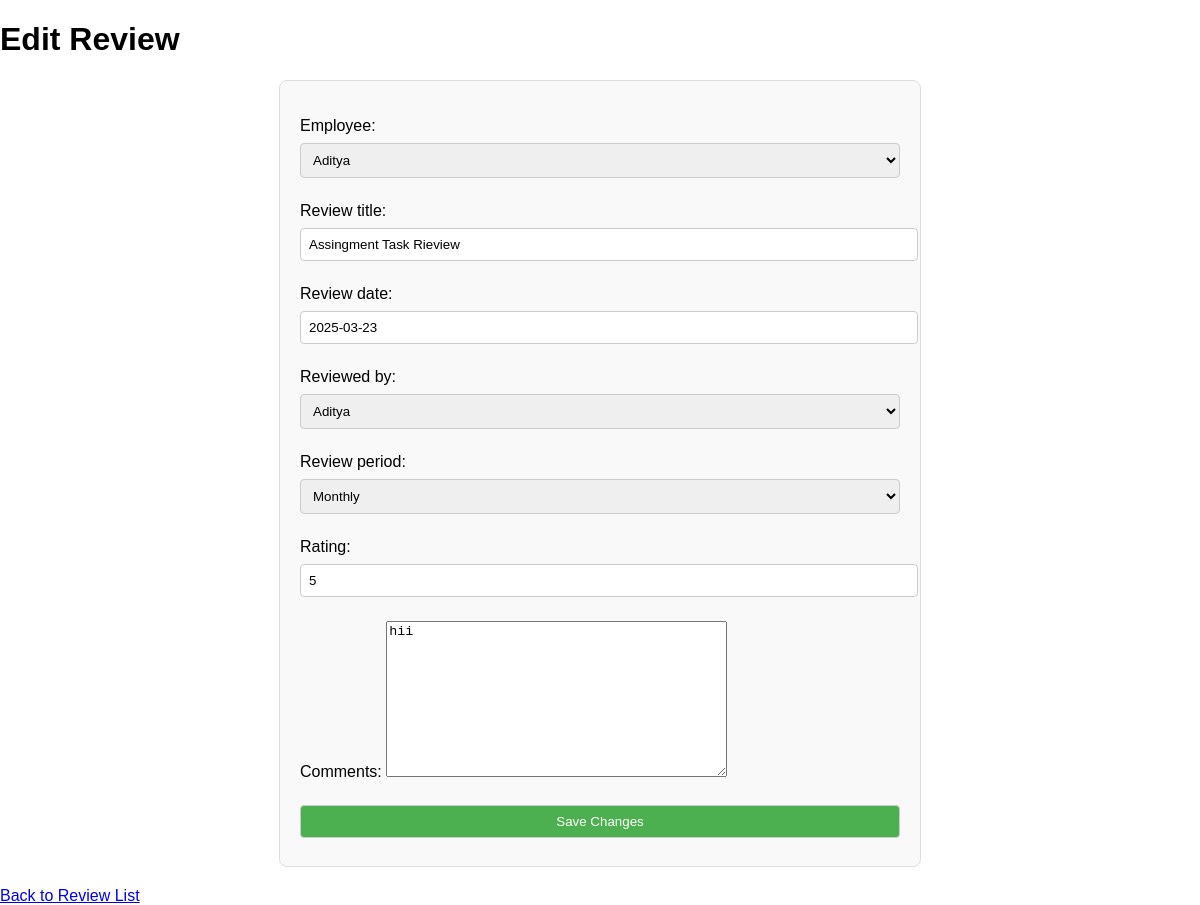
The app's page /review/4/edit/ with its own data.
### reviews/models.py (models this page shows, shortened)
class PerformanceReview(models.Model):
    REVIEW_PERIOD_CHOICES = [
        ('Monthly', 'Monthly'),
        ('Quarterly', 'Quarterly'),
        ('Annual', 'Annual'),
    ]
    review_title = models.CharField(max_length=100)
    review_date = models.DateField()
    employee = models.ForeignKey(Employee, on_delete=models.CASCADE, related_name='reviews')
    reviewed_by = models.ForeignKey(Employee, on_delete=models.SET_NULL, null=True, blank=True, related_name='reviews_conducted')
    review_period = models.CharField(max_length=100, choices=REVIEW_PERIOD_CHOICES)
    rating = models.IntegerField()
    comments = models.TextField(max_length=300, blank=True)
    created_at = models.DateTimeField(auto_now_add=True)
    updated_at = models.DateTimeField(auto_now=True)

### reviews/views.py (the view)
# urls.py: path('review/<int:id>/edit/', views.edit_review, name='edit_review'),  # Edit review
def edit_review(request, id):
    review = get_object_or_404(PerformanceReview, id=id)
    if request.method == 'POST':
        form = PerformanceReviewForm(request.POST, instance=review)
        if form.is_valid():
            form.save()
            return redirect('review_list')  # Redirect to review list after saving
    else:
        form = PerformanceReviewForm(instance=review)
    return render(request, 'reviews/edit_review.html', {'form': form})

### reviews/forms.py
class PerformanceReviewForm(forms.ModelForm):
    class Meta:
        model = PerformanceReview
        fields = ['employee', 'review_title', 'review_date', 'reviewed_by', 'review_period', 'rating', 'comments']
    def __init__(self, *args, **kwargs):
        super().__init__(*args, **kwargs)
        if 'subordinates' in kwargs:
            self.fields['employee'].queryset = kwargs['subordinates']

### reviews/models.py (called while the page is built)
    def __str__(self):
        return self.name

### reviews/templates/reviews/edit_review.html (shortened to what this page needs)
<!DOCTYPE html>
<html lang="en">
<head>
</head>
<body>
    <h1>Edit Review</h1>
    <form method="POST">
        {{ form.as_p }}
        <button type="submit">Save Changes</button>
    </form>
    <a href="{% url 'review_list' %}">Back to Review List</a>
</body>
</html>

### reviews/templates/reviews/edit_review.html (style rules this page uses)
body { font-family: Arial, sans-serif; margin: 0; padding: 0; }
form { margin: 20px auto; width: 50%; padding: 20px; border: 1px solid #ddd; border-radius: 8px; background-color: #f9f9f9; }
input, select, button { width: 100%; padding: 8px; margin: 8px 0; border-radius: 4px; border: 1px solid #ccc; }
button { background-color: #4CAF50; color: white; cursor: pointer; }

### records on screen
PerformanceReview: employee "Aditya", review_title "Assingment Task Rieview", review_date "2025-03-23", reviewed_by "Aditya", review_period "Monthly", rating "5", comments "hii"
